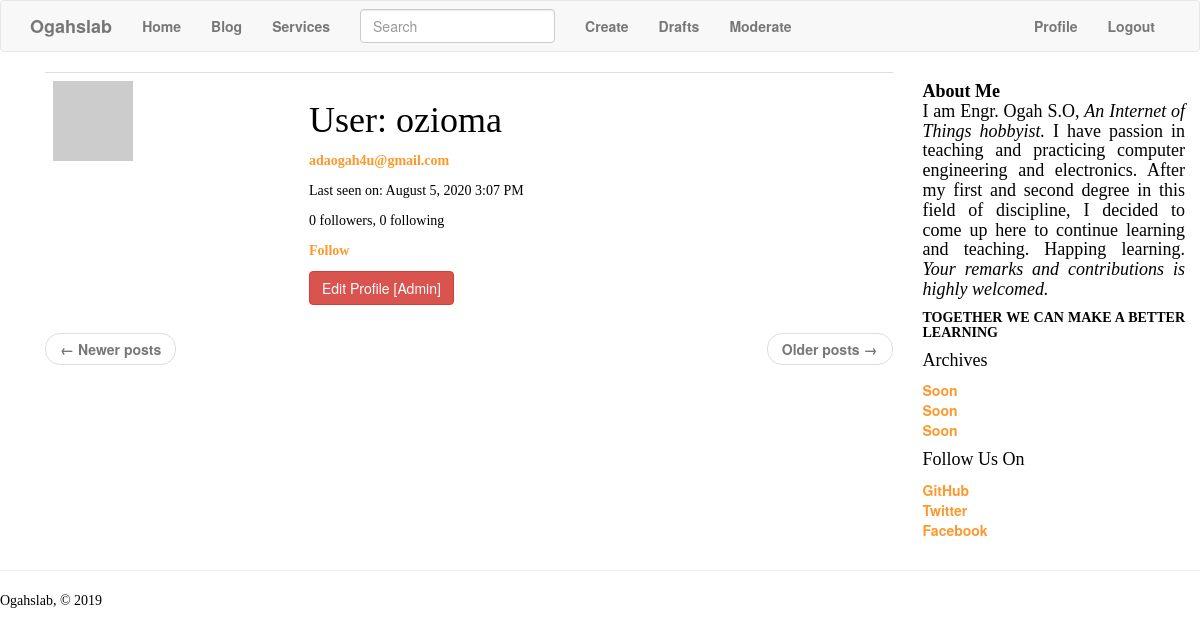
The page /user/ozioma (signed in) on the database its author committed.
### app/models.py (models this page shows, shortened)
class PaginatedAPIMixin(object):
    @staticmethod
    def to_collection_dict(query, page, per_page, endpoint, **kwargs):
        resources = query.paginate(page, per_page, False)
        data = {
            'items': [item.to_dict() for item in resources.items],
            '_meta': {
                'page': page,
                'per_page': per_page,
                'total_pages': resources.pages,
                'total_items': resources.total
            },
            '_links': {
                'self': url_for(endpoint, page=page, per_page=per_page,
                                **kwargs),
                'next': url_for(endpoint, page=page + 1, per_page=per_page,
                                **kwargs) if resources.has_next else None,
                'prev': url_for(endpoint, page=page - 1, per_page=per_page,
                                **kwargs) if resources.has_prev else None
            }
        }
        return data

class User(UserMixin,PaginatedAPIMixin, db.Model):
    __tablename__ = 'user'
    id = db.Column(db.Integer, primary_key=True)
    username = db.Column(db.String(64), index=True, unique=True)
    email = db.Column(db.String(120), index=True, unique=True)
    password_hash = db.Column(db.String(128))
    role_id = db.Column(db.Integer, db.ForeignKey('roles.id'))
    posts = db.relationship('Post', backref='author', lazy='dynamic')
    about_me = db.Column(db.String(140))
    last_seen = db.Column(db.DateTime, default=datetime.utcnow)
    token = db.Column(db.String(32), index=True, unique=True)
    token_expiration = db.Column(db.DateTime)
    followed = db.relationship(
        'User', secondary=followers,
        primaryjoin=(followers.c.follower_id == id),
        secondaryjoin=(followers.c.followed_id == id),
        backref=db.backref('followers', lazy='dynamic'), lazy='dynamic')
    comments = db.relationship('Comment', backref='author', lazy='dynamic')
    def can(self, perm):
        return self.role is not None and self.role.has_permission(perm)
    def is_administrator(self):
        return self.can(Permission.ADMIN)
    def ping(self):
        self.last_seen = datetime.utcnow()
        db.session.add(self)
    def avatar(self, size):
        digest = md5(self.email.lower().encode('utf-8')).hexdigest()
        return 'https://www.gravatar.com/avatar/{}?d=identicon&s={}'.format(
            digest, size)
    def is_following(self, user):
        return self.followed.filter(
            followers.c.followed_id == user.id).count() > 0

### app/main/routes.py (the view)
@main.route('/user/<username>')
@login_required
def user(username):
    user = User.query.filter_by(username=username).first_or_404()
    page = request.args.get('page', 1, type=int)
    posts = user.posts.order_by(Post.timestamp.desc()).paginate(
        page, current_app.config['POSTS_PER_PAGE'], False)
    next_url = url_for('main.user', username=user.username,
                       page=posts.next_num) if posts.has_next else None
    prev_url = url_for('main.user', username=user.username,
			page=posts.prev_num) if posts.has_prev else None
    return render_template('user.html', user=user, posts=posts.items,
                           next_url=next_url, prev_url=prev_url)

### app/main/forms.py
class SearchForm(FlaskForm):
    q = StringField(_l('Search'),validators=[DataRequired()])
    def __init__(self,*args,**kwargs):
        if 'formdata' not in kwargs:
            kwargs['formdata'] = request.args
        if 'csrf_enabled' not in kwargs:
            kwargs['csrf_enabled'] = False
        super(SearchForm,self).__init__(*args,**kwargs)

### app/auth/routes.py (called while the page is built)
@auth.before_app_request
def before_request():
    if current_user.is_authenticated:
        current_user.ping()

### app/main/__init__.py (called while the page is built)
@main.app_context_processor
def inject_permissions():
    return dict(Permission=Permission)

### app/main/routes.py (called while the page is built)
@main.before_app_request
def before_request():
    if current_user.is_authenticated:
        current_user.last_seen = datetime.utcnow()
        db.session.commit()
    g.search_form = SearchForm()
    g.locale = str(get_locale())

### app/models.py (called while the page is built)
@login.user_loader
def load_user(id):
    return User.query.get(int(id))

    @classmethod
    def before_commit(cls, session):
        session._changes = {
            'add': list(session.new),
            'update': list(session.dirty),
            'delete': list(session.deleted)
        }

    @classmethod
    def after_commit(cls, session):
        for obj in session._changes['add']:
            if isinstance(obj, SearchableMixin):
                add_to_index(obj.__tablename__, obj)
        for obj in session._changes['update']:
            if isinstance(obj, SearchableMixin):
                add_to_index(obj.__tablename__, obj)
        for obj in session._changes['delete']:
            if isinstance(obj, SearchableMixin):
                remove_from_index(obj.__tablename__, obj)
        session._changes = None

    def has_permission(self, perm):
        return self.permissions & perm == perm

### app/templates/user.html (shortened to what this page needs)
{% extends "base.html" %}
{% block head %}
{{ super()}}
{% endblock %}
{% block app_content %}
    <table class="table table-hover">
        <tr>
            <td width="256px"><img src="{{ user.avatar(256) }}"></td>
            <td>
                <h1>{{ _('User') }}: {{ user.username }}</h1>
                 {% if current_user.is_administrator() %}
                    <p><a href="mailto:{{ user.email }}">{{ user.email }}</a></p>
                      {% endif %}
                {% if user.last_seen %}
                <p>{{ _('Last seen on') }}: {{ moment(user.last_seen).format('LLL') }}</p>
                {% endif %}
                <p>{{ _('%(count)d followers', count=user.followers.count()) }}, {{ _('%(count)d following', count=user.followed.count()) }}</p>
                {% if user == current_user %}
                <p><a href="{{ url_for('main.edit_profile') }}">{{ _('Edit your profile') }}</a></p>
                {% elif not current_user.is_following(user) %}
                <p><a href="{{ url_for('main.follow', username=user.username) }}">{{ _('Follow') }}</a></p>
                {% else %}
                <p><a href="{{ url_for('main.unfollow', username=user.username) }}">{{ _('Unfollow') }}</a></p>
                {% endif %}
                {% if current_user.is_administrator()%}
    <a class="btn btn-danger" href="{{ url_for('main.edit_profile_admin', id=user.id) }}">Edit Profile [Admin]</a>
        {% endif %}
            </td>
        </tr>
    </table>
    <nav aria-label="...">
        <ul class="pager">
            <li class="previous{% if not prev_url %} disabled{% endif %}">
                <a href="{{ prev_url or '#' }}">
                    <span aria-hidden="true">&larr;</span> {{ _('Newer posts') }}
                </a>
            </li>
            <li class="next{% if not next_url %} disabled{% endif %}">
                <a href="{{ next_url or '#' }}">
                    {{ _('Older posts') }} <span aria-hidden="true">&rarr;</span>
                </a>
            </li>
        </ul>
    </nav>
{% endblock %}

### app/templates/user.html (style rules this page uses)
body { background-color:lightViolet; }
h1,h2,h3,h4,h5,p { text-align:justify; color:Black; font-family: "Times New Roman",Times,serif; }
a { font-weight: bold; color: #ff982c; text-decoration: none; }

### rows shown on the page
User: username "ozioma", email "adaogah4u@gmail.com", last_seen "August 5, 2020 3:07 PM"
